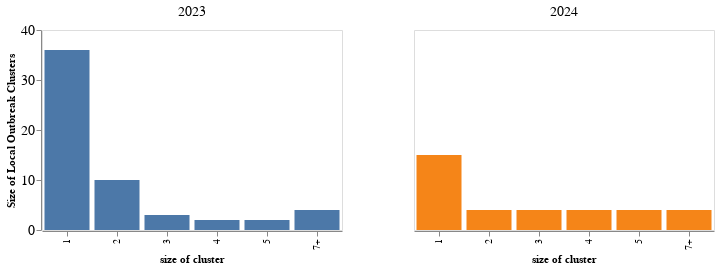

The code cell stored with this chart in its notebook:
### Code cell
clust_dist_plot =  alt.Chart(clust_dist[clust_dist.year !="2022"]).mark_bar(opacity = 1).encode(
    alt.X('size_cat:N', title= "size of cluster"),
    alt.Y('count', axis=alt.Axis(title="Size of Local Outbreak Clusters", grid=False, labelFontSize = 14), stack = None), 
    alt.Color("year", legend = None), 
    column= alt.Column("year:N", title = None, spacing = 70, header=alt.Header(labelFontSize = 14))
).properties(
    width=300,
    height=200
)
clust_dist_plot

### Figure 1 — Vega-Lite specification as saved in the notebook (floating-point values rounded to 4 significant figures)
{"config": {"view": {"continuousWidth": 400, "continuousHeight": 300}}, "data": {"name": "data-aee2676bf661cc8cd3b15ab6746540b2"}, "mark": {"type": "bar", "opacity": 1}, "encoding": {"color": {"field": "year", "legend": null, "type": "nominal"}, "column": {"field": "year", "header": {"labelFontSize": 14}, "spacing": 70, "title": null, "type": "nominal"}, "x": {"field": "size_cat", "title": "size of cluster", "type": "nominal"}, "y": {"axis": {"grid": false, "labelFontSize": 14, "title": "Size of Local Outbreak Clusters"}, "field": "count", "stack": null, "type": "quantitative"}}, "height": 200, "width": 300, "$schema": "https://vega.github.io/schema/vega-lite/v4.17.0.json", "datasets": {"data-aee2676bf661cc8cd3b15ab6746540b2": [{"year": "2023", "size_cat": 1, "count": 36}, {"year": "2023", "size_cat": 2, "count": 10}, {"year": "2023", "size_cat": 3, "count": 3}, {"year": "2023", "size_cat": 4, "count": 2}, {"year": "2023", "size_cat": 5, "count": 2}, {"year": "2023", "size_cat": "7+", "count": 4}, {"year": "2024", "size_cat": 1, "count": 15}, {"year": "2024", "size_cat": 2, "count": 4}, {"year": "2024", "size_cat": 3, "count": 4}, {"year": "2024", "size_cat": 4, "count": 4}, {"year": "2024", "size_cat": 5, "count": 4}, {"year": "2024", "size_cat": "7+", "count": 4}]}}
